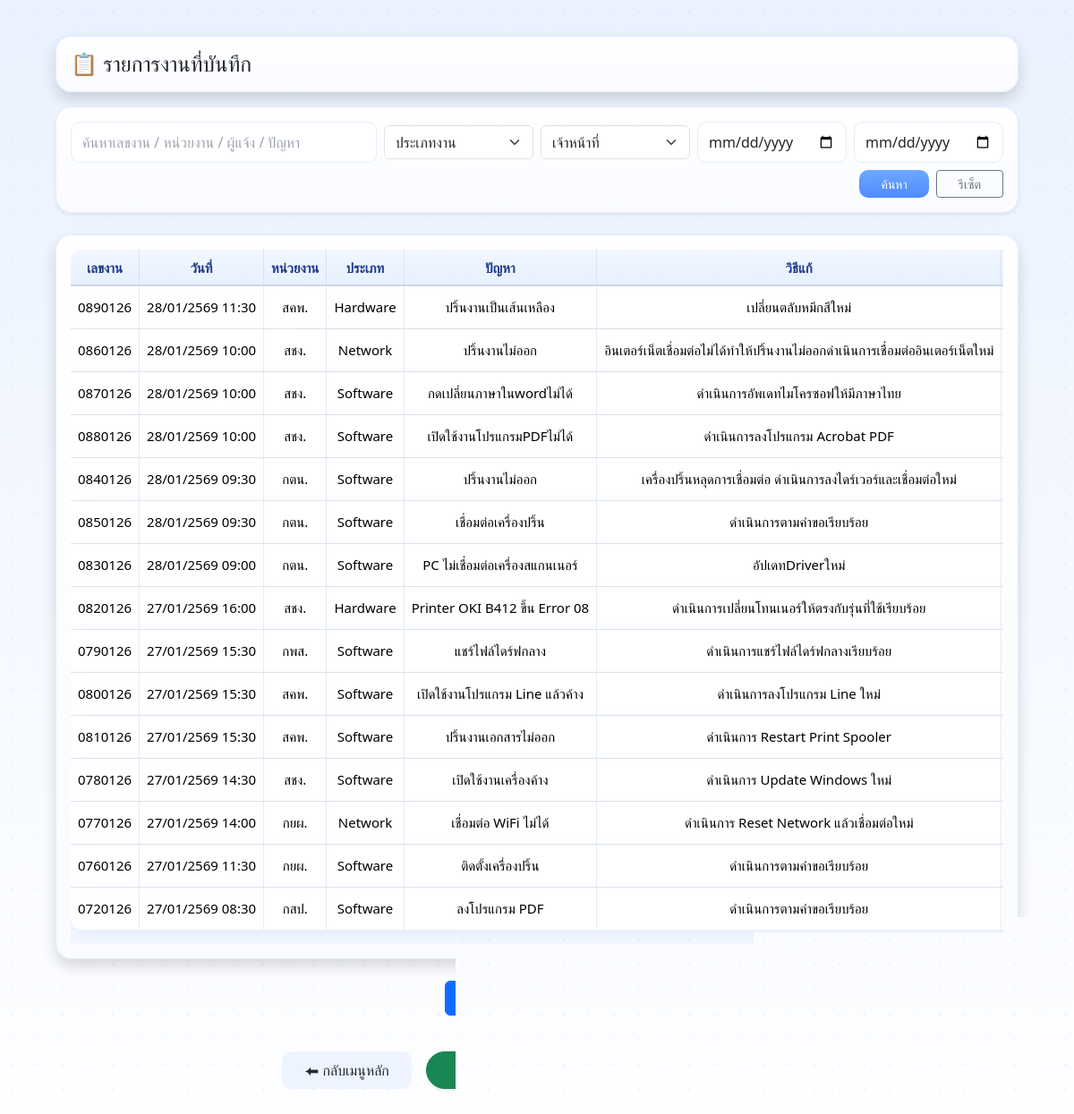
Page /list on the committed database.
### tables this page shows
CREATE TABLE reports (
            id INTEGER PRIMARY KEY AUTOINCREMENT,
            work_no TEXT UNIQUE,
            receive_datetime TEXT,
            department TEXT,
            reporter TEXT,
            job_type TEXT,
            asset_no TEXT,
            problem TEXT,
            solution TEXT,
            completed_datetime TEXT,
            close_note TEXT,
            confirm_name TEXT,
            signature TEXT,
            created_at TEXT
        );

### app.py (the view, shortened to what this page needs)
@app.route("/list")
def list_reports():
    from datetime import datetime
    import math
    PER_PAGE = 15
    page = request.args.get("page", 1, type=int)
    q = request.args.get("q", "").strip()
    job_type = request.args.get("job_type", "")
    staff = request.args.get("staff")          # 👈 รับค่าจาก work_compare
    date_from = request.args.get("date_from", "")
    date_to = request.args.get("date_to", "")
    now = datetime.now()
    conn = sqlite3.connect(DB_NAME)
    cursor = conn.cursor()
    where = "WHERE 1=1"
    params = []
    if job_type:
        where += " AND job_type = ?"
        params.append(job_type)
    if staff:
        where += " AND confirm_name = ?"
        params.append(staff)
    if date_from and date_to:
        where += " AND receive_datetime >= ?"
        params.append(f"{date_from} 00:00")
        where += " AND receive_datetime <= ?"
        params.append(f"{date_to} 23:59")
    else:
        where += " AND receive_datetime IS NOT NULL AND receive_datetime != ''"
        current_year = now.strftime("%Y")
        current_month = now.strftime("%m")
        where += " AND substr(receive_datetime, 1, 4) = ?"
        params.append(current_year)
        where += " AND substr(receive_datetime, 6, 2) = ?"
        params.append(current_month)
    cursor.execute(f"SELECT COUNT(*) FROM reports {where}", params)
    total_rows = cursor.fetchone()[0]
    total_pages = math.ceil(total_rows / PER_PAGE) if total_rows else 1
    if page > total_pages:
        page = total_pages
    if page < 1:
        page = 1
    offset = (page - 1) * PER_PAGE
    cursor.execute(f"""
        SELECT
            id,
            work_no,
            receive_datetime,
            department,
            job_type,
            problem,
            solution,
            reporter
        FROM reports
        {where}
        ORDER BY receive_datetime DESC
        LIMIT ? OFFSET ?
    """, params + [PER_PAGE, offset])
    raw = cursor.fetchall()
    conn.close()
    reports = raw
    return render_template(
        "list.html",
        reports=reports,
        get_department_full=get_department_full,
        format_date_th=format_date_th,
        page=page,
        total_pages=total_pages,
        keyword=q,
        job_type=job_type,
        date_from=date_from,
        date_to=date_to,
        staff=staff,   # 👈 ส่งให้ template ใช้ต่อ
    )

### app.py (called while the page is built)
def get_db():
    conn = sqlite3.connect("report.db")
    conn.row_factory = sqlite3.Row
    return conn

def get_department_full(code):
    conn = get_db()
    cur = conn.cursor()
    cur.execute(
        "SELECT full_name FROM departments WHERE short_name = ?",
        (code,)
    )
    row = cur.fetchone()
    conn.close()
    return row[0] if row else code

def format_date_th(date_str):
    if not date_str:
        return ""
    try:
        dt = datetime.strptime(date_str, "%Y-%m-%d %H:%M")
        year_be = dt.year + 543
        return f"{dt.day:02d}/{dt.month:02d}/{year_be} {dt.strftime('%H:%M')}"
    except:
        return ""

### templates/list.html (shortened to what this page needs)
<!DOCTYPE html>
<html lang="th">
<head>
    <link href="https://cdn.jsdelivr.net/npm/bootstrap@5.3.2/dist/css/bootstrap.min.css" rel="stylesheet">
    <link rel="stylesheet" href="/static/theme.css">
</head>
<body>
<div class="container mt-2 mb-5">
    <div class="card shadow mb-3">
        <div class="card-body py-3">
            <h4 class="mb-0">📋 รายการงานที่บันทึก</h4>
        </div>
    </div>
    <div class="card shadow-sm mb-4">
        <div class="card-body py-3">
            <form method="get">
                <div class="row g-2 align-items-center">
                    <div class="col-lg-4">
                        <input type="text"
                            name="q"
                            class="form-control"
                            placeholder="ค้นหาเลขงาน / หน่วยงาน / ผู้แจ้ง / ปัญหา"
                            value="{{ keyword }}">
                    </div>
                    <div class="col-lg-2">
                        <select name="job_type" class="form-select">
                            <option value="">ประเภทงาน</option>
                        </select>
                    </div>
                    <div class="col-lg-2">
                        <select name="staff" class="form-select">
                            <option value="">เจ้าหน้าที่</option>
                        </select>
                    </div>
                    <div class="col-lg-2">
                        <input type="date"
                            name="date_from"
                            class="form-control"
                            value="{{ date_from }}">
                    </div>
                    <div class="col-lg-2">
                        <input type="date"
                            name="date_to"
                            class="form-control"
                            value="{{ date_to }}">
                    </div>
                </div>
                <div class="d-flex justify-content-end gap-2 mt-2">
                    <button type="submit" class="btn btn-primary btn-sm px-4">
                        ค้นหา
                    </button>
                    <a href="/list" class="btn btn-outline-secondary btn-sm px-4">
                        รีเซ็ต
                    </a>
                </div>
            </form>
        </div>
    </div>
    <div class="card shadow">
        <div class="card-body pt-3">
            <div class="table-responsive">
                <table class="table table-hover align-middle">
                    <thead class="table-light">
                        <tr>
                            <th>เลขงาน</th>
                            <th>วันที่</th>
                            <th>หน่วยงาน</th>
                            <th>ประเภท</th>
                            <th>ปัญหา</th>
                            <th>วิธีแก้</th>
                        </tr>
                    </thead>
                    <tbody>
                        {% for r in reports %}
                        <tr>
                            <td>{{ r[1] }}</td>
                            <td>{{ format_date_th(r[2]) }}</td>
                            <td title="{{ get_department_full(r[3]) }}">
                                {{ r[3] }}
                            </td>
                            <td>{{ r[4] }}</td>
                            <td>{{ r[5] }}</td>
                            <td>{{ r[6] }}</td>
                        </tr>
                        {% endfor %}
                    </tbody>
                </table>
            </div>
        </div>
    </div>
    {% if total_pages > 1 %}
    <div class="d-flex justify-content-center my-4">
    <nav>
        <ul class="pagination">
        {% for p in range(1, total_pages + 1) %}
            {% if p == page %}
            <li class="page-item active">
                <span class="page-link">{{ p }}</span>
            </li>
            {% else %}
            <li class="page-item">
                <a class="page-link"
                href="{{ url_for(
                    'list_reports',
                    page=p,
                    q=keyword,
                    job_type=job_type,
                    date_from=date_from,
                    date_to=date_to,
                    staff=staff
                ) }}">
                </a>
            </li>
            {% endif %}
        {% endfor %}
        </ul>
    </nav>
    </div>
    {% endif %}
    <div class="d-flex justify-content-center gap-3 my-4">
        <a href="/" class="btn btn-secondary px-4 py-2">
            ⬅ กลับเมนูหลัก
        </a>
        <a href="/report"
        class="btn btn-success px-5 py-2 rounded-pill shadow-sm">
        </a>
        <a href="/report-summary"
        class="btn btn-primary px-5 py-2 rounded-pill shadow-sm">
        </a>
    </div>
</div>
</body>
</html>

### static/theme.css (style rules this page uses)
:root { --primary: #6CA8FF; --bg: #F5F9FF; --card: #FFFFFF; --border: #E6EDFA; --text-main: #1F2937; --text-muted: #94A3B8; }
body { background-color: var(--bg); color: var(--text-main); font-family: "Segoe UI", Tahoma, sans-serif; }
.card { background: var(--card); border-radius: 16px; border: 1px solid var(--border); box-shadow: 0 20px 40px rgba(108,168,255,.12); }
.btn-primary { background: var(--primary); border-color: var(--primary); border-radius: 10px; }
.btn-secondary { background: #EEF4FF; border-color: #EEF4FF; color: var(--text-main); border-radius: 10px; }
.table tbody tr:not(:last-child) td, .table tbody tr:not(:last-child) th { border-bottom: 1px solid rgba(148, 163, 184, 0.28); }
.table th, .table td { white-space: nowrap; vertical-align: middle; }
.table th:not(:last-child), .table td:not(:last-child) { border-right: 1px solid rgba(148, 163, 184, 0.22); }
.table th, .table td { text-align: center; vertical-align: middle; }
body { background: linear-gradient( 180deg, #eaf2ff 0%, #f4f8ff 45%, #ffffff 100% ); min-height: 100vh; font-size: 15px; line-height: 1.6; color: #1f2937; }
body::before { content: ""; position: fixed; inset: 0; background-image: radial-gradient(rgba(108,168,255,0.12) 1px, transparent 1px); background-size: 28px 28px; pointer-events: none; z-index: -1; }
.container { max-width: 1100px; padding-top: 32px; padding-bottom: 48px; }
.form-control, textarea { border-radius: 10px; border-color: var(--border); padding: 10px 12px; }
.form-control::placeholder { color: #9ca3af; }
.btn { transition: all .2s ease; }
.btn-primary { background: linear-gradient(180deg, #6ca8ff, #4f8cff); border: none; }
.section-box, .card, .table-box { background: linear-gradient( 180deg, #ffffff 0%, #f9fbff 100% ); border-radius: 18px; border: 1px solid rgba(108, 168, 255, 0.18); box-shadow: 0 18px 40px rgba(59, 130, 246, 0.12); }
.table { border-collapse: separate; border-spacing: 0; border-radius: 14px; overflow: hidden; background: #ffffff; }
.table thead th { background: transparent; color: #1e3a8a; font-weight: 600; border-bottom: 1px solid rgba(148, 163, 184, 0.35); }
.table th, .table td { text-align: center; vertical-align: middle; border: none; }
.table tbody tr:not(:last-child) td { border-bottom: 1px solid rgba(148, 163, 184, 0.28); }
body { font-family: "Prompt", "Segoe UI", Tahoma, sans-serif; }
.table-responsive { overflow: visible; }
.table thead th { position: sticky; top: 0; z-index: 10; background: linear-gradient( 180deg, #f1f7ff 0%, #e8f0ff 100% ); box-shadow: inset 0 -1px 0 rgba(148,163,184,0.4); }
.card-body { padding-top: 1rem; }

### templates/list.html (style rules this page uses)
body { background: linear-gradient( 180deg, #eaf2ff 0%, #f4f8ff 45%, #ffffff 100% ); }
.card { background: linear-gradient( 180deg, #ffffff 0%, #f9fbff 100% ); border-radius: 18px; border: 1px solid rgba(108,168,255,0.18); box-shadow: 0 18px 40px rgba(59,130,246,0.12); }
.table th { background: #f1f6ff; color: #1e3a8a; font-weight: 600; }
.table td { vertical-align: middle; }
.table th, .table td { text-align: center; vertical-align: middle; }
.table tbody tr { background: #ffffff; box-shadow: 0 6px 16px rgba(59,130,246,0.10); border-radius: 12px; }
.table { border-collapse: separate; border-spacing: 0; border-radius: 14px; box-shadow: 0 10px 24px rgba(59,130,246,0.12); }
.table thead th:first-child { border-top-left-radius: 14px; }
.table-responsive { overflow-x: auto; -webkit-overflow-scrolling: touch; }

### rows in the picture
reports: work_no "0890126", receive_datetime "28/01/2569 11:30", department "สคพ.", job_type "Hardware", problem "ปริ้นงานเป็นเส้นเหลือง", solution "เปลี่ยนตลับหมึกสีใหม่"
reports: work_no "0860126", receive_datetime "28/01/2569 10:00", department "สชง.", job_type "Network", problem "ปริ้นงานไม่ออก", solution "อินเตอร์เน็ตเชื่อมต่อไม่ได้ทำให้ปริ้นงานไม่ออกดำเนินการเชื่อมต่ออินเตอร์เน็ตใหม่"
reports: work_no "0870126", receive_datetime "28/01/2569 10:00", department "สชง.", job_type "Software", problem "กดเปลี่ยนภาษาในwordไม่ได้", solution "ดำเนินการอัพเดทไมโครซอฟให้มีภาษาไทย"
reports: work_no "0880126", receive_datetime "28/01/2569 10:00", department "สชง.", job_type "Software", problem "เปิดใช้งานโปรแกรมPDFไม่ได้", solution "ดำเนินการลงโปรแกรม Acrobat PDF"
reports: work_no "0840126", receive_datetime "28/01/2569 09:30", department "กตน.", job_type "Software", problem "ปริ้นงานไม่ออก", solution "เครื่องปริ้นหลุดการเชื่อมต่อ ดำเนินการลงไดร์เวอร์และเชื่อมต่อใหม่"
reports: work_no "0850126", receive_datetime "28/01/2569 09:30", department "กตน.", job_type "Software", problem "เชื่อมต่อเครื่องปริ้น", solution "ดำเนินการตามคำขอเรียบร้อย"
reports: work_no "0830126", receive_datetime "28/01/2569 09:00", department "กตน.", job_type "Software", problem "PC ไม่เชื่อมต่อเครื่องสแกนเนอร์", solution "อัปเดทDriverใหม่"
reports: work_no "0820126", receive_datetime "27/01/2569 16:00", department "สชง.", job_type "Hardware", problem "Printer OKI B412 ขึ้น Error 08", solution "ดำเนินการเปลี่ยนโทนเนอร์ให้ตรงกับรุ่นที่ใช้เรียบร้อย"
reports: work_no "0790126", receive_datetime "27/01/2569 15:30", department "กพส.", job_type "Software", problem "แชร์ไฟล์ไดร์ฟกลาง", solution "ดำเนินการแชร์ไฟล์ไดร์ฟกลางเรียบร้อย"
reports: work_no "0800126", receive_datetime "27/01/2569 15:30", department "สคพ.", job_type "Software", problem "เปิดใช้งานโปรแกรม Line แล้วค้าง", solution "ดำเนินการลงโปรแกรม Line ใหม่"
reports: work_no "0810126", receive_datetime "27/01/2569 15:30", department "สคพ.", job_type "Software", problem "ปริ้นงานเอกสารไม่ออก", solution "ดำเนินการ Restart Print Spooler"
reports: work_no "0780126", receive_datetime "27/01/2569 14:30", department "สชง.", job_type "Software", problem "เปิดใช้งานเครื่องค้าง", solution "ดำเนินการ Update Windows ใหม่"
reports: work_no "0770126", receive_datetime "27/01/2569 14:00", department "กยผ.", job_type "Network", problem "เชื่อมต่อ WiFi ไม่ได้", solution "ดำเนินการ Reset Network แล้วเชื่อมต่อใหม่"
reports: work_no "0760126", receive_datetime "27/01/2569 11:30", department "กยผ.", job_type "Software", problem "ติดตั้งเครื่องปริ้น", solution "ดำเนินการตามคำขอเรียบร้อย"
reports: work_no "0720126", receive_datetime "27/01/2569 08:30", department "กสป.", job_type "Software", problem "ลงโปรแกรม PDF", solution "ดำเนินการตามคำขอเรียบร้อย"
